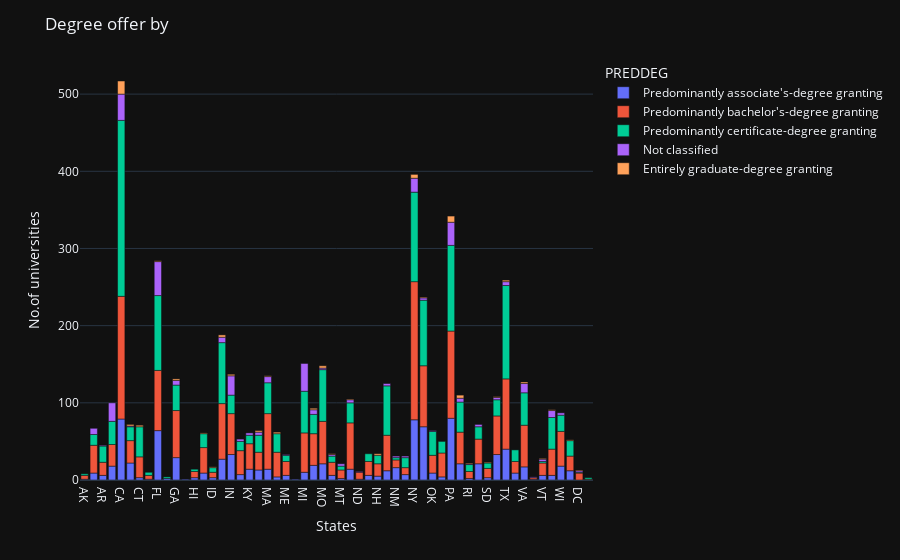

The cell this chart's notebook holds for it:
### Code cell
fig = px.bar(degree_states,x="STABBR",y="UNITID",color='PREDDEG')
fig.update_layout(xaxis_title="States",yaxis_title="No.of universities",title="Degree offer by")
fig.show()

### Figure 1 — Plotly figure (JSON) as saved in the notebook; plotly's stock layout.template omitted (floating-point values rounded to 4 significant figures)
{"data": [{"alignmentgroup": "True", "hovertemplate": "PREDDEG=Predominantly associate's-degree granting<br>STABBR=%{x}<br>UNITID=%{y}<extra></extra>", "legendgroup": "Predominantly associate's-degree granting", "marker": {"color": "#636efa", "pattern": {"shape": ""}}, "name": "Predominantly associate's-degree granting", "offsetgroup": "Predominantly associate's-degree granting", "orientation": "v", "showlegend": true, "textposition": "auto", "x": ["AK", "AL", "AR", "AZ", "CA", "CO", "CT", "DE", "FL", "FM", "GA", "GU", "HI", "IA", "ID", "IL", "IN", "KS", "KY", "LA", "MA", "MD", "ME", "MH", "MI", "MN", "MO", "MS", "MT", "NC", "ND", "NE", "NH", "NJ", "NM", "NV", "NY", "OH", "OK", "OR", "PA", "PR", "RI", "SC", "SD", "TN", "TX", "UT", "VA", "VI", "VT", "WA", "WI", "WV"], "xaxis": "x", "y": [1, 9, 6, 18, 79, 22, 3, 1, 64, 2, 29, 1, 3, 9, 3, 27, 33, 7, 14, 13, 14, 4, 6, 1, 10, 19, 21, 6, 2, 14, 1, 6, 5, 12, 16, 7, 78, 69, 9, 4, 80, 21, 2, 21, 3, 33, 40, 9, 17, 1, 6, 6, 18, 12], "yaxis": "y", "type": "bar"}, {"alignmentgroup": "True", "hovertemplate": "PREDDEG=Predominantly bachelor's-degree granting<br>STABBR=%{x}<br>UNITID=%{y}<extra></extra>", "legendgroup": "Predominantly bachelor's-degree granting", "marker": {"color": "#EF553B", "pattern": {"shape": ""}}, "name": "Predominantly bachelor's-degree granting", "offsetgroup": "Predominantly bachelor's-degree granting", "orientation": "v", "showlegend": true, "textposition": "auto", "x": ["AK", "AL", "AR", "AZ", "CA", "CO", "CT", "DC", "DE", "FL", "GA", "HI", "IA", "ID", "IL", "IN", "KS", "KY", "LA", "MA", "MD", "ME", "MI", "MN", "MO", "MS", "MT", "NC", "ND", "NE", "NH", "NJ", "NM", "NV", "NY", "OH", "OK", "OR", "PA", "PR", "RI", "SC", "SD", "TN", "TX", "UT", "VA", "VI", "VT", "WA", "WI", "WV", "WY"], "xaxis": "x", "y": [5, 36, 17, 28, 159, 29, 27, 9, 5, 78, 61, 8, 33, 7, 72, 53, 31, 33, 23, 72, 32, 18, 51, 41, 55, 17, 11, 60, 9, 18, 16, 46, 10, 9, 179, 79, 23, 31, 113, 41, 9, 32, 12, 50, 91, 15, 54, 2, 16, 34, 45, 19, 1], "yaxis": "y", "type": "bar"}, {"alignmentgroup": "True", "hovertemplate": "PREDDEG=Predominantly certificate-degree granting<br>STABBR=%{x}<br>UNITID=%{y}<extra></extra>", "legendgroup": "Predominantly certificate-degree granting", "marker": {"color": "#00cc96", "pattern": {"shape": ""}}, "name": "Predominantly certificate-degree granting", "offsetgroup": "Predominantly certificate-degree granting", "orientation": "v", "showlegend": true, "textposition": "auto", "x": ["AK", "AL", "AR", "AZ", "CA", "CO", "CT", "DC", "DE", "FL", "FM", "GA", "HI", "IA", "ID", "IL", "IN", "KS", "KY", "LA", "MA", "MD", "ME", "MI", "MN", "MO", "MS", "MT", "NC", "NE", "NH", "NJ", "NM", "NV", "NY", "OH", "OK", "OR", "PA", "PR", "RI", "SC", "SD", "TN", "TX", "UT", "VA", "VT", "WA", "WI", "WV", "WY"], "xaxis": "x", "y": [2, 14, 21, 30, 228, 18, 39, 1, 4, 97, 2, 33, 3, 18, 6, 79, 24, 12, 11, 22, 40, 24, 8, 54, 25, 67, 8, 5, 26, 10, 11, 64, 3, 13, 116, 85, 31, 15, 111, 39, 9, 16, 7, 21, 121, 15, 42, 2, 41, 21, 20, 2], "yaxis": "y", "type": "bar"}, {"alignmentgroup": "True", "hovertemplate": "PREDDEG=Not classified<br>STABBR=%{x}<br>UNITID=%{y}<extra></extra>", "legendgroup": "Not classified", "marker": {"color": "#ab63fa", "pattern": {"shape": ""}}, "name": "Not classified", "offsetgroup": "Not classified", "orientation": "v", "showlegend": true, "textposition": "auto", "x": ["AL", "AR", "AZ", "CA", "CO", "DC", "FL", "GA", "IL", "IN", "KS", "KY", "LA", "MA", "ME", "MI", "MN", "MO", "MS", "MT", "NC", "ND", "NJ", "NM", "NV", "NY", "OH", "OK", "PA", "PR", "RI", "SC", "TN", "TX", "VA", "VI", "VT", "WA", "WI"], "xaxis": "x", "y": [8, 1, 24, 34, 1, 2, 44, 6, 7, 25, 3, 3, 4, 8, 1, 36, 6, 2, 2, 3, 4, 1, 3, 2, 2, 18, 3, 1, 30, 5, 1, 3, 3, 5, 12, 1, 3, 9, 3], "yaxis": "y", "type": "bar"}, {"alignmentgroup": "True", "hovertemplate": "PREDDEG=Entirely graduate-degree granting<br>STABBR=%{x}<br>UNITID=%{y}<extra></extra>", "legendgroup": "Entirely graduate-degree granting", "marker": {"color": "#FFA15A", "pattern": {"shape": ""}}, "name": "Entirely graduate-degree granting", "offsetgroup": "Entirely graduate-degree granting", "orientation": "v", "showlegend": true, "textposition": "auto", "x": ["CA", "CO", "CT", "DC", "FL", "GA", "IA", "ID", "IL", "IN", "LA", "MA", "MD", "MN", "MO", "MS", "NC", "NH", "NY", "OH", "PA", "PR", "RI", "SD", "TN", "TX", "VA", "VT", "WA", "WV"], "xaxis": "x", "y": [17, 2, 2, 1, 1, 2, 1, 1, 3, 2, 2, 1, 2, 2, 3, 1, 1, 2, 5, 1, 8, 4, 1, 1, 1, 2, 2, 1, 1, 1], "yaxis": "y", "type": "bar"}], "layout": {"xaxis": {"anchor": "y", "domain": [0.0, 1.0], "title": {"text": "States"}}, "yaxis": {"anchor": "x", "domain": [0.0, 1.0], "title": {"text": "No.of universities"}}, "legend": {"title": {"text": "PREDDEG"}, "tracegroupgap": 0}, "margin": {"t": 60}, "barmode": "relative", "title": {"text": "Degree offer by"}}}
